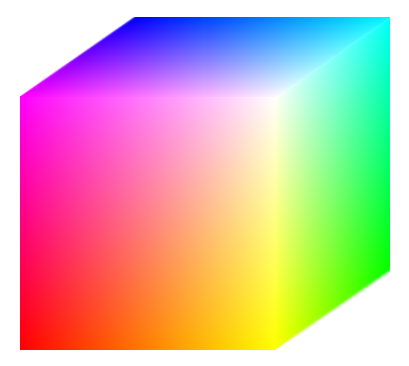
#> input picture HW1/Input_data/Cube.tif, 409 x 366 px
$ python HW1_4.py
#> lines starting #> are read from the running program, lines starting #| are printed output that depends on the picture; after the words box and inside, x2 and y2 are one past the last pixel; in counts of white or black regions, pixels touching at a corner belong together
import cv2 as cv
import numpy as np
import matplotlib.pyplot as plt

# PART A
img_cube = cv.imread('Input_data/Cube.tif')
#> img_cube is the input picture: shape (366, 409, 3); mean B, G, R 173.5, 181.5, 212.5
cv.imshow('Original image', img_cube)
print('Image dimensions:', img_cube.shape)
#| Image dimensions: (366, 409, 3)

# PART B
img_gray = cv.cvtColor(img_cube, cv.COLOR_BGR2GRAY)
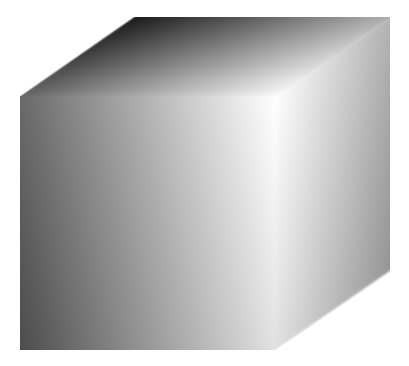
#> img_gray: shape (366, 409); min 29, max 255, mean 189.8
print('Gray image dimensions:', img_gray.shape, '\nImage datatype:', img_cube.dtype)
#| Gray image dimensions: (366, 409)
#| Image datatype: uint8


# PART C
def func(image, bits):
    image = ((image / 255) * (2 ** bits - 1)).astype(np.uint8)
    image = (image * (255 / (2 ** bits - 1))).astype(np.uint8)

    return image


# PART D
plt.figure()
plt.suptitle('Cube image in gray with different intensities')
plt.subplot(2, 3, 1)
plt.title('8 bits')
plt.imshow(func(img_gray, 8), cmap='gray')
plt.axis(False)

plt.subplot(2, 3, 2)
plt.title('5 bits')
plt.imshow(func(img_gray, 5), cmap='gray')
#> call 2 of func, with bits = 5
#> in func (call 2), `image = ((image / 255) * (2 ** bits - 1)).astype(np.uint8)`:
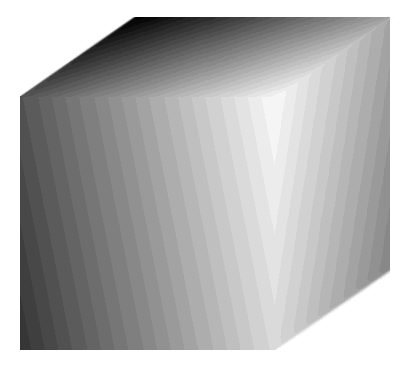
#> image: shape (366, 409); min 3, max 31, mean 22.7; drawn with min black and max white
plt.axis(False)

plt.subplot(2, 3, 3)
plt.title('3 bits')
plt.imshow(func(img_gray, 3), cmap='gray')
#> call 3 of func, with bits = 3
#> in func (call 3), `image = ((image / 255) * (2 ** bits - 1)).astype(np.uint8)`:
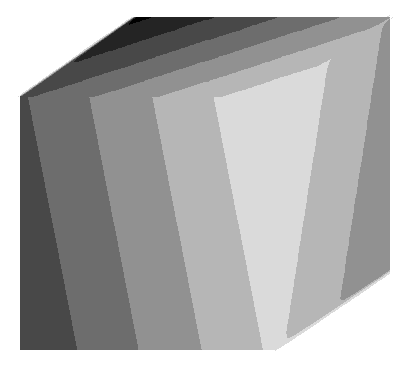
#> image: shape (366, 409); min 0, max 7, mean 4.83; drawn with min black and max white
plt.axis(False)

plt.subplot(2, 3, 4)
plt.title('2 bits')
plt.imshow(func(img_gray, 2), cmap='gray')
#> call 4 of func, with bits = 2
#> in func (call 4), `image = ((image / 255) * (2 ** bits - 1)).astype(np.uint8)`:
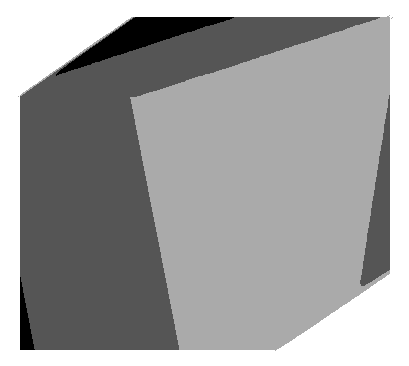
#> image: shape (366, 409); min 0, max 3, mean 1.87; drawn with min black and max white
plt.axis(False)

plt.subplot(2, 3, 5)
plt.title('1 bits')
plt.imshow(func(img_gray, 1), cmap='gray')
#> in func (call 5), `image = ((image / 255) * (2 ** bits - 1)).astype(np.uint8)`:
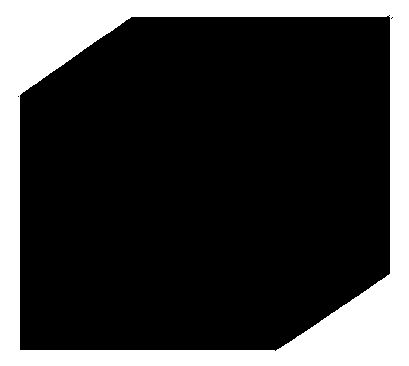
#> image: shape (366, 409); values 0 (black) and 1 (white), 23.4% white; 1 white region, box (x1, y1, x2, y2) and area: (0, 0, 409, 366) 35083
plt.axis(False)

# PART E
ret, img_thresh = cv.threshold(img_gray, 127, 255, cv.THRESH_BINARY)
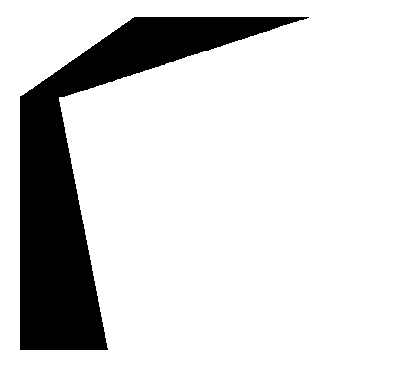
#> img_thresh: shape (366, 409); 83.4% white; 1 black region, box (x1, y1, x2, y2) and area: (20, 17, 309, 350) 24785
plt.subplot(2, 3, 6)
plt.title('Binary threshold')
plt.imshow(img_thresh, cmap='gray')
plt.axis(False)

# PART F
plt.savefig('9733037-3.png')

plt.show()
cv.waitKey(0)
cv.destroyAllWindows()
